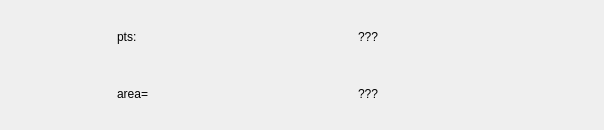
<?xml version="1.0" encoding="UTF-8"?>
<ui version="4.0">
 <class>AttribAreaWidget</class>
 <widget class="QWidget" name="AttribAreaWidget">
  <property name="geometry">
   <rect>
    <x>0</x>
    <y>0</y>
    <width>604</width>
    <height>130</height>
   </rect>
  </property>
  <property name="minimumSize">
   <size>
    <width>0</width>
    <height>40</height>
   </size>
  </property>
  <property name="windowTitle">
   <string>Form</string>
  </property>
  <layout class="QHBoxLayout" name="horizontalLayout_2">
   <item>
    <layout class="QHBoxLayout" name="horizontalLayout">
     <item>
      <widget class="QLabel" name="tool_label">
       <property name="minimumSize">
        <size>
         <width>10</width>
         <height>10</height>
        </size>
       </property>
       <property name="maximumSize">
        <size>
         <width>100</width>
         <height>100</height>
        </size>
       </property>
       <property name="text">
        <string/>
       </property>
       <property name="pixmap">
        <pixmap resource="ressources.qrc">:/icons/ressources/icon_polygon.png</pixmap>
       </property>
       <property name="scaledContents">
        <bool>true</bool>
       </property>
      </widget>
     </item>
     <item>
      <layout class="QGridLayout" name="gridLayout">
       <item row="0" column="0">
        <widget class="QLabel" name="label">
         <property name="text">
          <string>pts:</string>
         </property>
        </widget>
       </item>
       <item row="1" column="1">
        <widget class="QLabel" name="length_label">
         <property name="minimumSize">
          <size>
           <width>0</width>
           <height>0</height>
          </size>
         </property>
         <property name="text">
          <string>???</string>
         </property>
        </widget>
       </item>
       <item row="0" column="1">
        <widget class="QLabel" name="pts_label">
         <property name="text">
          <string>???</string>
         </property>
        </widget>
       </item>
       <item row="1" column="0">
        <widget class="QLabel" name="label_2">
         <property name="text">
          <string>area=</string>
         </property>
        </widget>
       </item>
      </layout>
     </item>
    </layout>
   </item>
  </layout>
 </widget>
 <resources>
  <include location="ressources.qrc"/>
 </resources>
 <connections/>
</ui>
